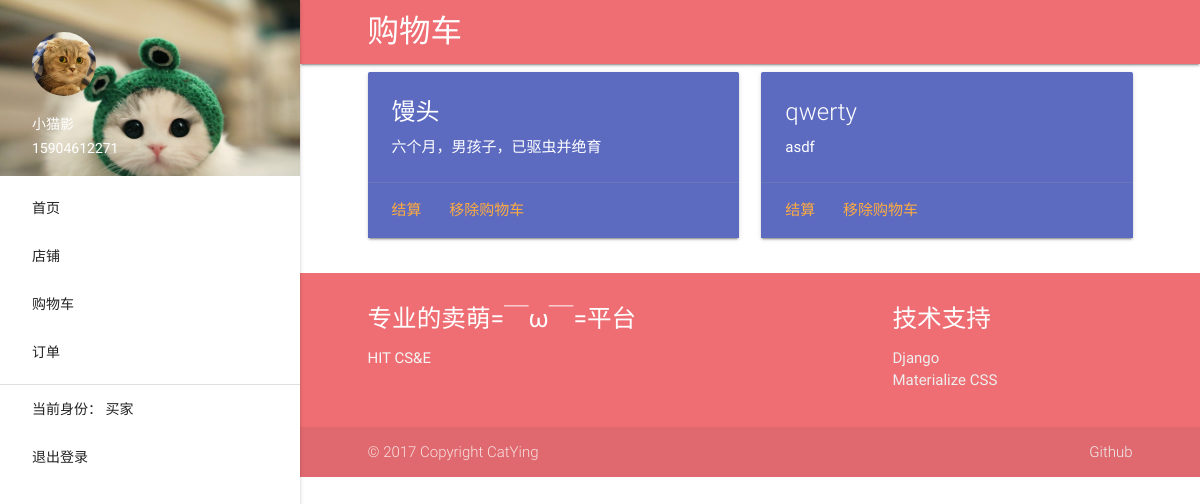
The page /shop/cart/ (signed in) on the database as committed earlier.
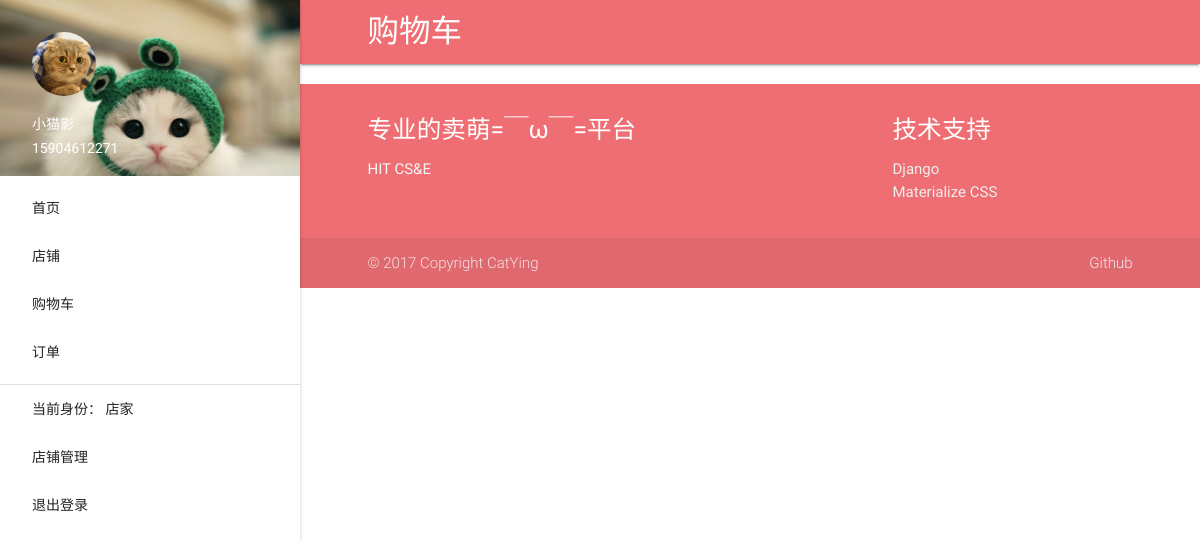
The same page on the database as committed later.
### shop/models.py (models this page shows, shortened)
class Item(models.Model):
    name = models.CharField(max_length=128)
    prototype = models.ForeignKey(Prototype)
    myuser = models.ForeignKey(MyUser)
    detail = models.TextField()
    locking_id = models.IntegerField(blank=True, null=True)
    price = models.IntegerField(default=2000)
    available = models.BooleanField(default=True)

### shop/views.py (the view)
class CartView(LoginRequiredMixin, FrontMixin, ListView):
    template_name = 'shop/cart.html'
    model = Item
    context_object_name = 'item_list'
    login_url = reverse_lazy('login')
    def get_queryset(self):
        return Item.objects.filter(locking_id=self.request.user.myuser.id)

### authentication/mixin.py (called while the page is built)
    def get_context_data(self, **kwargs):
        context = super(AuthMixin, self).get_context_data(**kwargs)
        if self.request.user.is_authenticated():
            myuser = self.request.user.myuser
            context['myuser'] = myuser
        return context

### website/mixin.py (called while the page is built)
    def get_context_data(self, **kwargs):
        return super(FrontMixin, self).get_context_data(**kwargs)

### templates/shop/cart.html (shortened to what this page needs)
{% extends 'base.html' %}
{% load staticfiles %}
{% block navhead %}购物车{% endblock %}
{% block content %}
    <div class="container">
        <div class="row">
            {% for item in item_list %}
                <div class="col s12 m6">
                    <div class="card indigo  lighten-1">
                        <div class="card-content white-text">
                            <span class="card-title">{{ item.name }}</span>
                            <p>{{ item.detail }}</p>
                        </div>
                        <div class="card-action">
                            <a href="#">结算</a>
                            <a href="#" data-value="{{ item.id }}" class="remove">移除购物车</a>
                        </div>
                    </div>
                </div>
            {% endfor %}
        </div>
    </div>
{% endblock %}

### templates/base.html (shortened to what this page needs)
{% load staticfiles %}
<!doctype html>
<html lang="zh-CN">
<head>
    <link rel="stylesheet" href="{% static 'css/materialize.css' %}">
</head>
<body>
<header>
    <div class="container">
        <ul id="slide-out" class="side-nav fixed">
            <li>
                <div class="userView">
                    <div class="background">
                        <img src="{% static 'imgs/71b2cbb3ly1fdkd6l6eikj21kw13u474.jpg' %}" style="max-width: 300px">
                    </div>
                    {% if myuser %}
                        <a href="#"><img class="circle" src="{% url 'media' myuser.head_img %}"></a>
                        <a href="#"><span class="white-text name">{{ myuser.nickname }}</span></a>
                        <a href="#"><span class="white-text email">{{ myuser.cellphone }}</span></a>
                    {% else %}
                        <a href="#"><img class="circle" src="{% static "imgs/20130121222641_Hd5xE.jpeg" %}"></a>
                        <a href="#"><span class="white-text name">登录查看更多</span></a>
                        <a href="#"><span class="white-text email">喵~</span></a>
                    {% endif %}
                </div>
            </li>
            <li><a href="{% url 'index' %}" class="waves-effect">首页</a></li>
            <li><a href="{% url 'list' %}" class="waves-effect">店铺</a></li>
            <li><a href="{%  url 'cart' %}" class="waves-effect">购物车</a></li>
            <li><a href="{% url 'order' %}" class="waves-effect">订单</a></li>
            <li>
                <div class="divider"></div>
            </li>
            {% if myuser %}
                <li><a class="waves-effect" id="identify">当前身份：
                    {% if myuser.current_stage == 1 %}
                        买家
                    {% elif myuser.current_stage == 2 %}
                        寄养用户
                    {% elif myuser.current_stage == 3 %}
                        店家
                    {% elif myuser.current_stage == 4 %}
                        超管
                    {% endif %}
                </a></li>
                {% if myuser.current_stage >= 2 %}
                    {% if myuser.current_stage >= 3 %}
                        <li><a href="{% url 'self-shop' %}">店铺管理</a></li>
                    {% endif %}
                {% endif %}
                <li><a class="waves-effect" href="{% url 'logout' %}">退出登录</a></li>
            {% else %}
                <li><a href="{% url 'login' %}">登录</a></li>
                <li><a href="{% url 'register' %}">注册</a></li>
            {% endif %}
        </ul>
    </div>
</header>
<main>
    <nav>
        <div class="container">
            <div class="nav-wrapper">
                <a href="#" class="brand-logo">{% block navhead %}{% endblock %}</a>
            </div>
        </div>
    </nav>
    {% block content %}
    {% endblock %}
</main>
<footer class="page-footer">
    <div class="container">
        <div class="row">
            <div class="col l6 s12">
                <h5 class="white-text">专业的卖萌=￣ω￣=平台</h5>
                <p class="grey-text text-lighten-4">HIT CS&E</p>
            </div>
            <div class="col l4 offset-l2 s12">
                <h5 class="white-text">技术支持</h5>
                <ul>
                    <li><a class="grey-text text-lighten-3" href="https://djangoproject.com">Django</a></li>
                    <li><a class="grey-text text-lighten-3" href="http://www.materializecss.cn/">Materialize CSS</a>
                    </li>
                </ul>
            </div>
        </div>
    </div>
    <div class="footer-copyright">
        <div class="container">
            © 2017 Copyright CatYing
            <a class="grey-text text-lighten-3 right" href="https://github.com/catying">Github</a>
        </div>
    </div>
</footer>
</body>
</html>

Rows that differ between the two databases and show on the page:
no longer on this page (row edited): Item: name "馒头", detail "六个月，男孩子，已驱虫并绝育", {{ item.id }} 2 (drawn)
no longer on this page (row edited): Item: name "qwerty", detail "asdf", {{ item.id }} 5 (drawn)
changed MyUser "小猫影": current_stage 1 → 3 (drawn)
Other text that changed with them:
text no longer shown: "买家"
text now shown: "店家 店铺管理"
